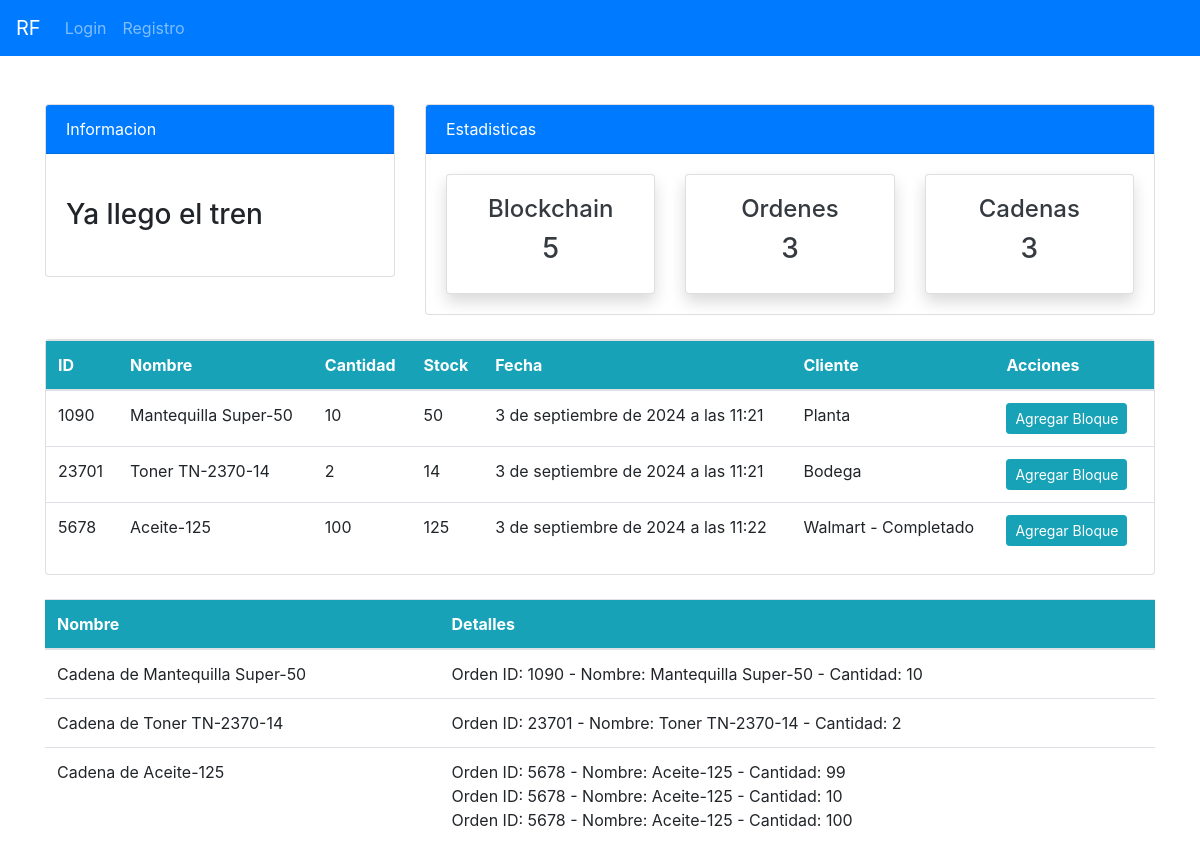
/blockchain/bloques/, run on the app's committed database.
### blockchain/models.py (models this page shows, shortened)
class Block(models.Model):
    cadena = models.ForeignKey(Cadena, on_delete=models.CASCADE, related_name='bloques', null=True, blank=True)
    orden_id  = models.CharField(max_length=100)
    nombre = models.ForeignKey(Product, on_delete=models.CASCADE)
    cantidad = models.IntegerField()
    stock = models.IntegerField()
    fecha = models.DateTimeField(default=timezone.now)  # Se añade automáticamente la fecha y hora actuales
    cliente = models.CharField(max_length=255) #se añade cliente que pide orden
    hash = models.CharField(max_length=64)
    prev_hash = models.CharField(max_length=64)
    timestamp = models.DateTimeField(auto_now_add=True)
    completado = models.BooleanField(default=False)

class Cadena(models.Model):
    nombre = models.CharField(max_length=255)
    descripcion = models.TextField(blank=True, null=True)

### api/models.py (models this page shows)
class Product(models.Model):
    name = models.CharField(max_length=100, null=True)
    quantity = models.PositiveIntegerField(null=True)
    category = models.CharField(max_length=50, choices=CATEGORY, null=True)
    def __str__(self):
        return f'{self.name}-{self.quantity}'

### blockchain/views.py (the view, shortened to what this page needs)
# urls.py: path('bloques/', views.lista_bloques, name='blockchain-bloques'),
def lista_bloques(request):
    block_count = Block.objects.all().count()
    cadena_count = Cadena.objects.all().count()
    blocks = Block.objects.filter(completado=False) #muestra bloques que no están completados
    cadenas = Cadena.objects.all()  # Obtén todas las cadenas
    context = {
        'blocks': blocks,
        'cadenas': cadenas,
        'block_count':block_count,
        'cadena_count':cadena_count,
    }
    return render(request, 'blockchain/bloques.html', context)

### templates/blockchain/bloques.html (shortened to what this page needs)
{% extends 'partials/base.html' %}
{% block content %}
{% include 'blockchain/top_nav_block.html' %}
<div class="container mt-4">
    <div class="card">
<div class="block-container">
    {% if blocks %}
    <table class="table bg-white">
        <thead class="bg-info text-white">
            <tr>
                <th>ID</th>
                <th>Nombre</th>
                <th>Cantidad</th>
                <th>Stock</th>
                <th>Fecha</th>
                <th>Cliente</th>
                <th>Acciones</th>
            </tr>
        </thead>
        <tbody>
            {% for block in blocks %}
                <tr>
                    <td>{{ block.orden_id }}</td>
                    <td>{{ block.nombre }}</td>
                    <td>{{ block.cantidad }}</td>
                    <td>{{ block.stock }}</td>
                    <td>{{ block.fecha }}</td>
                    <td>{{ block.cliente }}</td>
                    <td>
                        <a class="btn btn-info btn-sm mr-2"
                            href="{% url 'blockchain-cadena' block.orden_id %}">Agregar Bloque</a>
                    </td>
                </tr>
            {% endfor %}
        </tbody>
    </table>
{% else %}
    <p>No se encontraron bloques.</p>
{% endif %}
</div>
</div>
<br>
<div class="block-container">
    <table class="table bg-white">
        <thead class="bg-info text-white">
            <tr>
                <th>Nombre</th>
                <th>Detalles</th>
            </tr>
        </thead>
        <tbody>
            {% for cadena in cadenas %}
            <tr>
                <td>{{ cadena.nombre }}</td>
                <td>
                    {% for block in cadena.bloques.all %}
                        <div>Orden ID: {{ block.orden_id }} - Nombre: {{ block.nombre }} - Cantidad: {{ block.cantidad }}</div>
                    {% endfor %}
                </td>
            </tr>
            {% endfor %}
        </tbody>
    </table>
</div>
{% endblock %}

### static/style.css (style rules this page uses)
body { background: rgb(255,255,255); }

### data on the page
Block: orden_id "1090", nombre "Mantequilla Super-50", cantidad "10", stock "50", fecha "3 de septiembre de 2024 a las 11:21", cliente "Planta"
Block: orden_id "23701", nombre "Toner TN-2370-14", cantidad "2", stock "14", fecha "3 de septiembre de 2024 a las 11:21", cliente "Bodega"
Block: orden_id "5678", nombre "Aceite-125", cantidad "100", stock "125", fecha "3 de septiembre de 2024 a las 11:22", cliente "Walmart - Completado"
Cadena: nombre "Cadena de Mantequilla Super-50"
Cadena: nombre "Cadena de Toner TN-2370-14"
Cadena: nombre "Cadena de Aceite-125"
Block: orden_id "5678", nombre "Aceite-125", cantidad "99"
Block: orden_id "5678", nombre "Aceite-125", cantidad "10"

### other printed values
{{ block_count }} "5"
{{ cadena_count }} "3"
